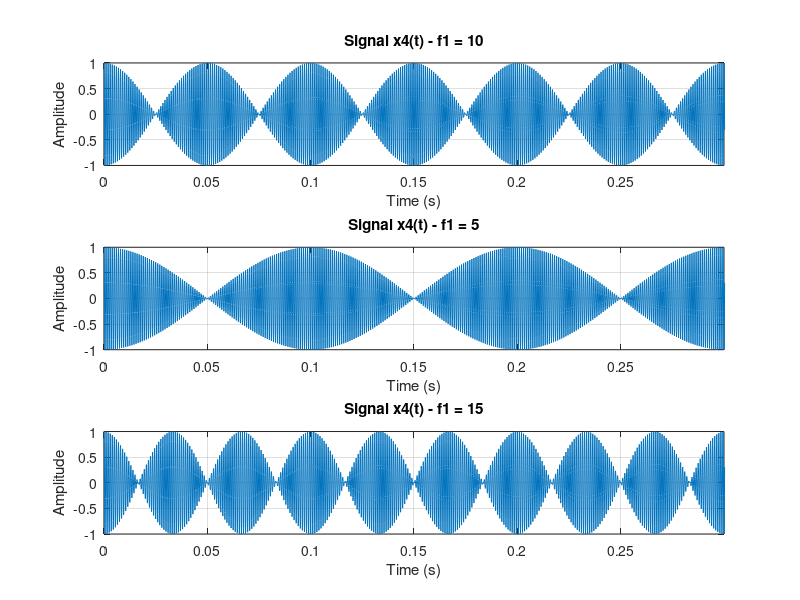

This chart was generated by the following MATLAB code:
f1_values = [10, 5, 15]; % Array of low-frequencies
f2 = 1000; % High-frequency signal
duration = 3; 
f_sample = 10000; 


t = linspace(0, duration, duration*f_sample);

figure;
for i = 1:length(f1_values)
    f1 = f1_values(i);
    x4 = cos(2*pi*f1*t) .* cos(2*pi*f2*t);
    % Plot x4
    subplot(length(f1_values), 1, i);
    plot(t, x4);
    xlim([0,0.3]);
    xlabel('Time (s)');
    ylabel('Amplitude');
    title(['Signal x4(t) - f1 = ', num2str(f1)]);
    grid on;
    
    % Listen to x4
    soundsc(x4, f_sample);
    pause(duration);
end